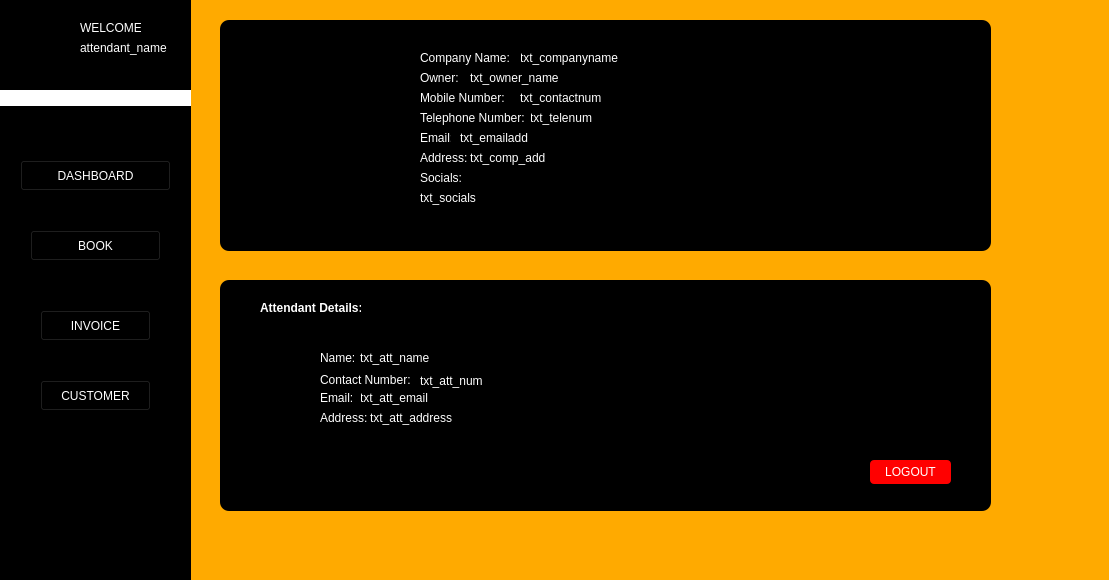
<?xml version="1.0" encoding="UTF-8"?>
<ui version="4.0">
 <class>Form</class>
 <widget class="QWidget" name="Form">
  <property name="geometry">
   <rect>
    <x>0</x>
    <y>0</y>
    <width>1109</width>
    <height>580</height>
   </rect>
  </property>
  <property name="windowTitle">
   <string>Form</string>
  </property>
  <property name="styleSheet">
   <string notr="true">background-color: rgb(255, 170, 0);</string>
  </property>
  <widget class="QLabel" name="txt_att_num">
   <property name="geometry">
    <rect>
     <x>420</x>
     <y>370</y>
     <width>441</width>
     <height>21</height>
    </rect>
   </property>
   <property name="styleSheet">
    <string notr="true">background-color: black;
color: white;</string>
   </property>
   <property name="text">
    <string>txt_att_num</string>
   </property>
  </widget>
  <widget class="QLabel" name="txt_admin_contnum">
   <property name="geometry">
    <rect>
     <x>520</x>
     <y>90</y>
     <width>281</width>
     <height>16</height>
    </rect>
   </property>
   <property name="styleSheet">
    <string notr="true">background-color: black;
color: white;</string>
   </property>
   <property name="text">
    <string>txt_contactnum</string>
   </property>
  </widget>
  <widget class="QLabel" name="txt_admin_comp">
   <property name="geometry">
    <rect>
     <x>520</x>
     <y>50</y>
     <width>361</width>
     <height>16</height>
    </rect>
   </property>
   <property name="styleSheet">
    <string notr="true">background-color: black;
color: white;</string>
   </property>
   <property name="text">
    <string>txt_companyname</string>
   </property>
  </widget>
  <widget class="QLabel" name="label_18">
   <property name="geometry">
    <rect>
     <x>420</x>
     <y>50</y>
     <width>101</width>
     <height>16</height>
    </rect>
   </property>
   <property name="styleSheet">
    <string notr="true">background-color: black;
color: white;</string>
   </property>
   <property name="text">
    <string>Company Name:</string>
   </property>
  </widget>
  <widget class="QLabel" name="txt_admin_name">
   <property name="geometry">
    <rect>
     <x>470</x>
     <y>70</y>
     <width>421</width>
     <height>16</height>
    </rect>
   </property>
   <property name="styleSheet">
    <string notr="true">background-color: black;
color: white;</string>
   </property>
   <property name="text">
    <string>txt_owner_name</string>
   </property>
  </widget>
  <widget class="QLabel" name="label_49">
   <property name="geometry">
    <rect>
     <x>320</x>
     <y>350</y>
     <width>49</width>
     <height>16</height>
    </rect>
   </property>
   <property name="styleSheet">
    <string notr="true">background-color: black;
color: white;</string>
   </property>
   <property name="text">
    <string>Name:</string>
   </property>
  </widget>
  <widget class="QLabel" name="txt_att_name">
   <property name="geometry">
    <rect>
     <x>360</x>
     <y>350</y>
     <width>451</width>
     <height>16</height>
    </rect>
   </property>
   <property name="styleSheet">
    <string notr="true">background-color: black;
color: white;</string>
   </property>
   <property name="text">
    <string>txt_att_name</string>
   </property>
  </widget>
  <widget class="QLabel" name="label_19">
   <property name="geometry">
    <rect>
     <x>220</x>
     <y>20</y>
     <width>771</width>
     <height>231</height>
    </rect>
   </property>
   <property name="styleSheet">
    <string notr="true">background-color: rgb(0, 0, 0);
border-radius: 9px;
</string>
   </property>
   <property name="text">
    <string/>
   </property>
  </widget>
  <widget class="QLabel" name="label_20">
   <property name="geometry">
    <rect>
     <x>420</x>
     <y>70</y>
     <width>41</width>
     <height>16</height>
    </rect>
   </property>
   <property name="styleSheet">
    <string notr="true">background-color: black;
color: white;</string>
   </property>
   <property name="text">
    <string>Owner:</string>
   </property>
  </widget>
  <widget class="QLabel" name="label_17">
   <property name="geometry">
    <rect>
     <x>250</x>
     <y>40</y>
     <width>161</width>
     <height>171</height>
    </rect>
   </property>
   <property name="styleSheet">
    <string notr="true">background-color: black;</string>
   </property>
   <property name="text">
    <string/>
   </property>
   <property name="pixmap">
    <pixmap>../img/ARMS_LGO(1).png</pixmap>
   </property>
  </widget>
  <widget class="QLabel" name="txt_att_email">
   <property name="geometry">
    <rect>
     <x>360</x>
     <y>390</y>
     <width>481</width>
     <height>16</height>
    </rect>
   </property>
   <property name="styleSheet">
    <string notr="true">background-color: black;
color: white;</string>
   </property>
   <property name="text">
    <string>txt_att_email</string>
   </property>
  </widget>
  <widget class="QLabel" name="txt_admin_telnum">
   <property name="geometry">
    <rect>
     <x>530</x>
     <y>110</y>
     <width>321</width>
     <height>16</height>
    </rect>
   </property>
   <property name="styleSheet">
    <string notr="true">background-color: black;
color: white;</string>
   </property>
   <property name="text">
    <string>txt_telenum</string>
   </property>
  </widget>
  <widget class="QLabel" name="txt_att_address">
   <property name="geometry">
    <rect>
     <x>370</x>
     <y>410</y>
     <width>451</width>
     <height>16</height>
    </rect>
   </property>
   <property name="styleSheet">
    <string notr="true">background-color: black;
color: white;</string>
   </property>
   <property name="text">
    <string>txt_att_address</string>
   </property>
  </widget>
  <widget class="QLabel" name="txt_show_email">
   <property name="geometry">
    <rect>
     <x>460</x>
     <y>130</y>
     <width>371</width>
     <height>16</height>
    </rect>
   </property>
   <property name="styleSheet">
    <string notr="true">background-color: black;
color: white;</string>
   </property>
   <property name="text">
    <string>txt_emailadd</string>
   </property>
  </widget>
  <widget class="QLabel" name="label_40">
   <property name="geometry">
    <rect>
     <x>420</x>
     <y>110</y>
     <width>111</width>
     <height>16</height>
    </rect>
   </property>
   <property name="styleSheet">
    <string notr="true">background-color: black;
color: white;</string>
   </property>
   <property name="text">
    <string>Telephone Number:</string>
   </property>
  </widget>
  <widget class="QLabel" name="label_41">
   <property name="geometry">
    <rect>
     <x>420</x>
     <y>130</y>
     <width>31</width>
     <height>16</height>
    </rect>
   </property>
   <property name="styleSheet">
    <string notr="true">background-color: black;
color: white;</string>
   </property>
   <property name="text">
    <string>Email:</string>
   </property>
  </widget>
  <widget class="QLabel" name="label_52">
   <property name="geometry">
    <rect>
     <x>320</x>
     <y>410</y>
     <width>49</width>
     <height>16</height>
    </rect>
   </property>
   <property name="styleSheet">
    <string notr="true">background-color: black;
color: white;</string>
   </property>
   <property name="text">
    <string>Address:</string>
   </property>
  </widget>
  <widget class="QLabel" name="label_21">
   <property name="geometry">
    <rect>
     <x>420</x>
     <y>90</y>
     <width>91</width>
     <height>16</height>
    </rect>
   </property>
   <property name="styleSheet">
    <string notr="true">background-color: black;
color: white;</string>
   </property>
   <property name="text">
    <string>Mobile Number:</string>
   </property>
  </widget>
  <widget class="QLabel" name="label_42">
   <property name="geometry">
    <rect>
     <x>420</x>
     <y>150</y>
     <width>51</width>
     <height>16</height>
    </rect>
   </property>
   <property name="styleSheet">
    <string notr="true">background-color: black;
color: white;</string>
   </property>
   <property name="text">
    <string>Address:</string>
   </property>
  </widget>
  <widget class="QLabel" name="label_43">
   <property name="geometry">
    <rect>
     <x>420</x>
     <y>170</y>
     <width>51</width>
     <height>16</height>
    </rect>
   </property>
   <property name="styleSheet">
    <string notr="true">background-color: black;
color: white;</string>
   </property>
   <property name="text">
    <string>Socials:</string>
   </property>
  </widget>
  <widget class="QLabel" name="label_50">
   <property name="geometry">
    <rect>
     <x>320</x>
     <y>370</y>
     <width>91</width>
     <height>20</height>
    </rect>
   </property>
   <property name="styleSheet">
    <string notr="true">background-color: black;
color: white;</string>
   </property>
   <property name="text">
    <string>Contact Number:</string>
   </property>
  </widget>
  <widget class="QLabel" name="txt_admin_address">
   <property name="geometry">
    <rect>
     <x>470</x>
     <y>150</y>
     <width>491</width>
     <height>16</height>
    </rect>
   </property>
   <property name="styleSheet">
    <string notr="true">background-color: black;
color: white;</string>
   </property>
   <property name="text">
    <string>txt_comp_add</string>
   </property>
  </widget>
  <widget class="QPushButton" name="btn_logout">
   <property name="geometry">
    <rect>
     <x>870</x>
     <y>460</y>
     <width>81</width>
     <height>24</height>
    </rect>
   </property>
   <property name="styleSheet">
    <string notr="true">background-color: red;
border-style: none;
border-radius: 4px;
color: white;</string>
   </property>
   <property name="text">
    <string>LOGOUT</string>
   </property>
   <property name="icon">
    <iconset>
     <normaloff>img/logout.png</normaloff>img/logout.png</iconset>
   </property>
  </widget>
  <widget class="QLabel" name="label_51">
   <property name="geometry">
    <rect>
     <x>320</x>
     <y>390</y>
     <width>41</width>
     <height>16</height>
    </rect>
   </property>
   <property name="styleSheet">
    <string notr="true">background-color: black;
color: white;</string>
   </property>
   <property name="text">
    <string>Email:</string>
   </property>
  </widget>
  <widget class="QLabel" name="txt_admin_social">
   <property name="geometry">
    <rect>
     <x>420</x>
     <y>190</y>
     <width>511</width>
     <height>16</height>
    </rect>
   </property>
   <property name="styleSheet">
    <string notr="true">background-color: black;
color: white;</string>
   </property>
   <property name="text">
    <string>txt_socials</string>
   </property>
  </widget>
  <widget class="QLabel" name="label_48">
   <property name="geometry">
    <rect>
     <x>260</x>
     <y>300</y>
     <width>101</width>
     <height>16</height>
    </rect>
   </property>
   <property name="styleSheet">
    <string notr="true">background-color: black;
color: white;</string>
   </property>
   <property name="text">
    <string>&lt;html&gt;&lt;head/&gt;&lt;body&gt;&lt;p&gt;&lt;span style=&quot; font-weight:700;&quot;&gt;Attendant Details:&lt;/span&gt;&lt;/p&gt;&lt;/body&gt;&lt;/html&gt;</string>
   </property>
  </widget>
  <widget class="QLabel" name="attendant_name">
   <property name="geometry">
    <rect>
     <x>80</x>
     <y>40</y>
     <width>91</width>
     <height>16</height>
    </rect>
   </property>
   <property name="styleSheet">
    <string notr="true">color: rgb(255, 255, 255);
background-color: rgb(0, 0, 0);
</string>
   </property>
   <property name="text">
    <string>attendant_name</string>
   </property>
  </widget>
  <widget class="QLabel" name="label_33">
   <property name="geometry">
    <rect>
     <x>20</x>
     <y>20</y>
     <width>41</width>
     <height>41</height>
    </rect>
   </property>
   <property name="styleSheet">
    <string notr="true">border-style: none;
background-color: black;
</string>
   </property>
   <property name="text">
    <string/>
   </property>
   <property name="pixmap">
    <pixmap>../img/ARMS_LGO(1).png</pixmap>
   </property>
   <property name="scaledContents">
    <bool>true</bool>
   </property>
  </widget>
  <widget class="QLabel" name="label">
   <property name="geometry">
    <rect>
     <x>0</x>
     <y>0</y>
     <width>191</width>
     <height>701</height>
    </rect>
   </property>
   <property name="styleSheet">
    <string notr="true">background-color: rgb(0, 0, 0);</string>
   </property>
   <property name="text">
    <string/>
   </property>
  </widget>
  <widget class="QLabel" name="label_2">
   <property name="geometry">
    <rect>
     <x>0</x>
     <y>90</y>
     <width>191</width>
     <height>16</height>
    </rect>
   </property>
   <property name="styleSheet">
    <string notr="true">background-color: rgb(255, 255, 255);</string>
   </property>
   <property name="text">
    <string/>
   </property>
  </widget>
  <widget class="QPushButton" name="btn_settings">
   <property name="geometry">
    <rect>
     <x>10</x>
     <y>510</y>
     <width>31</width>
     <height>24</height>
    </rect>
   </property>
   <property name="styleSheet">
    <string notr="true">border-style: none;
background-color: rgb(0, 0, 0);</string>
   </property>
   <property name="text">
    <string/>
   </property>
   <property name="icon">
    <iconset>
     <normaloff>../img/settingsIM.png</normaloff>../img/settingsIM.png</iconset>
   </property>
   <property name="iconSize">
    <size>
     <width>20</width>
     <height>20</height>
    </size>
   </property>
  </widget>
  <widget class="QPushButton" name="btn_invoice">
   <property name="geometry">
    <rect>
     <x>40</x>
     <y>310</y>
     <width>111</width>
     <height>31</height>
    </rect>
   </property>
   <property name="styleSheet">
    <string notr="true">color: rgb(255, 255, 255);
background-color: rgb(0, 0, 0);</string>
   </property>
   <property name="text">
    <string>INVOICE</string>
   </property>
  </widget>
  <widget class="QPushButton" name="btn_dashboard">
   <property name="geometry">
    <rect>
     <x>20</x>
     <y>160</y>
     <width>151</width>
     <height>31</height>
    </rect>
   </property>
   <property name="styleSheet">
    <string notr="true">*{
color: rgb(255, 255, 255);
background-color: rgb(0, 0, 0);
}
</string>
   </property>
   <property name="text">
    <string>DASHBOARD</string>
   </property>
  </widget>
  <widget class="QPushButton" name="btn_customer">
   <property name="geometry">
    <rect>
     <x>40</x>
     <y>380</y>
     <width>111</width>
     <height>31</height>
    </rect>
   </property>
   <property name="styleSheet">
    <string notr="true">*{
color: rgb(255, 255, 255);
background-color: rgb(0, 0, 0);
}
</string>
   </property>
   <property name="text">
    <string>CUSTOMER</string>
   </property>
  </widget>
  <widget class="QPushButton" name="btn_books">
   <property name="geometry">
    <rect>
     <x>30</x>
     <y>230</y>
     <width>131</width>
     <height>31</height>
    </rect>
   </property>
   <property name="styleSheet">
    <string notr="true">color: rgb(255, 255, 255);
background-color: rgb(0, 0, 0);</string>
   </property>
   <property name="text">
    <string>BOOK</string>
   </property>
  </widget>
  <widget class="QLabel" name="label_13">
   <property name="geometry">
    <rect>
     <x>80</x>
     <y>20</y>
     <width>61</width>
     <height>16</height>
    </rect>
   </property>
   <property name="styleSheet">
    <string notr="true">color: rgb(255, 255, 255);
background-color: rgb(0, 0, 0);</string>
   </property>
   <property name="text">
    <string>WELCOME</string>
   </property>
  </widget>
  <widget class="QLabel" name="label_22">
   <property name="geometry">
    <rect>
     <x>220</x>
     <y>280</y>
     <width>771</width>
     <height>231</height>
    </rect>
   </property>
   <property name="styleSheet">
    <string notr="true">background-color: rgb(0, 0, 0);
border-radius: 9px;
</string>
   </property>
   <property name="text">
    <string/>
   </property>
  </widget>
  <zorder>label_22</zorder>
  <zorder>label</zorder>
  <zorder>label_19</zorder>
  <zorder>txt_att_num</zorder>
  <zorder>txt_admin_contnum</zorder>
  <zorder>txt_admin_comp</zorder>
  <zorder>label_18</zorder>
  <zorder>txt_admin_name</zorder>
  <zorder>label_49</zorder>
  <zorder>txt_att_name</zorder>
  <zorder>label_20</zorder>
  <zorder>label_17</zorder>
  <zorder>txt_att_email</zorder>
  <zorder>txt_admin_telnum</zorder>
  <zorder>txt_att_address</zorder>
  <zorder>txt_show_email</zorder>
  <zorder>label_40</zorder>
  <zorder>label_41</zorder>
  <zorder>label_52</zorder>
  <zorder>label_21</zorder>
  <zorder>label_42</zorder>
  <zorder>label_43</zorder>
  <zorder>label_50</zorder>
  <zorder>txt_admin_address</zorder>
  <zorder>btn_logout</zorder>
  <zorder>label_51</zorder>
  <zorder>txt_admin_social</zorder>
  <zorder>label_48</zorder>
  <zorder>attendant_name</zorder>
  <zorder>label_33</zorder>
  <zorder>label_2</zorder>
  <zorder>btn_settings</zorder>
  <zorder>btn_invoice</zorder>
  <zorder>btn_dashboard</zorder>
  <zorder>btn_customer</zorder>
  <zorder>btn_books</zorder>
  <zorder>label_13</zorder>
 </widget>
 <resources/>
 <connections/>
</ui>
